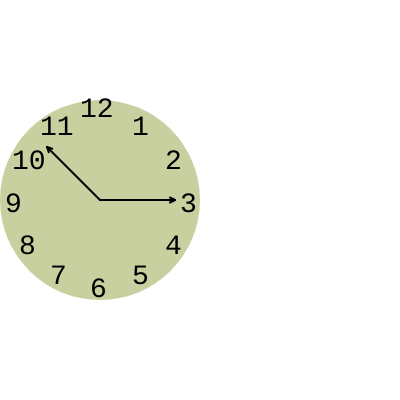
Frame 1 (no input)
Frame 60 (no input): identical to frame 1, image omitted
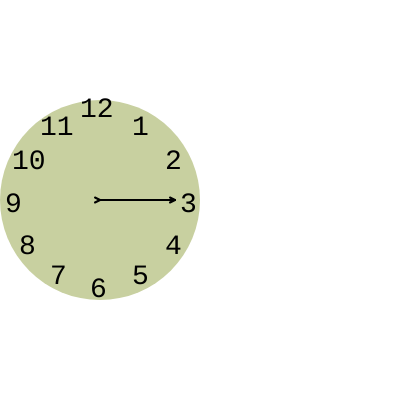
Frame 120 (the mouse pressed at the canvas centre since frame 60)

The p5.js sketch that drew these frames (run headless with seeded random() and noise() and a simulated clock; from frame 60 on, the mouse is pressed at the canvas centre):

// p5.js sketch
// ── sketch.js
// Scalar Projection (Angle Between)
// The Nature of Code
// The Coding Train / Daniel Shiffman
// https://youtu.be/DHPfoqiE4yQ
// https://thecodingtrain.com/learning/nature-of-code/5.6-dot-product.html

// Angle Between: https://editor.p5js.org/codingtrain/sketches/ORP5Yx7JX
// Scalar Projection: https://editor.p5js.org/codingtrain/sketches/c4jmHLFQI

function setup() {
  createCanvas(400, 400);
}

function draw() {
  background(255);

  fill(200, 208, 160);
  noStroke();
  circle(100, 200, 200);

  // A "vector" (really a point) to store the mouse position and screen center position
  const mouseLoc = createVector(mouseX, mouseY);
  const centerLoc = createVector(width / 2, height / 2);

  // Aha, a vector to store the displacement between the mouse and center
  const v = p5.Vector.sub(mouseLoc, centerLoc);
  v.normalize();
  v.mult(75);

  const xaxis = createVector(75, 0);
  // Render the vector
  drawVector(v, createVector(100, height / 2), 1.0);
  drawVector(xaxis, createVector(100, height / 2), 1.0);

  const theta = v.angleBetween(xaxis);

  fill(0);
  textSize(28);
  textFont("courier");
  textAlign(LEFT, CENTER);
  text(`1`,132,128);
  text(`2`,165,162);
  text(`3`,180,205);
  text(`4`,165,247);
  text(`5`,132,277);
  text(`6`,90,290);
  text(`7`,50,277);
  text(`8`,19,247);
  text(`9`,5,205);
  text(`10`,12,162);
  text(`11`,40,128);
  text(`12`,80,110);
  
}

// Renders a vector object 'v' as an arrow and a position 'loc'
function drawVector(v, pos, scayl) {
  push();
  const arrowsize = 5;
  // Translate to position to render vector
  translate(pos.x, pos.y);
  stroke(0);
  strokeWeight(2);
  // Call vector heading function to get direction (pointing up is a heading of 0)
  rotate(v.heading());
  // Calculate length of vector & scale it to be bigger or smaller if necessary
  const len = v.mag() * scayl;
  // Draw three lines to make an arrow
  line(0, 0, len, 0);
  line(len, 0, len - arrowsize, +arrowsize / 2);
  line(len, 0, len - arrowsize, -arrowsize / 2);
  pop();
}
